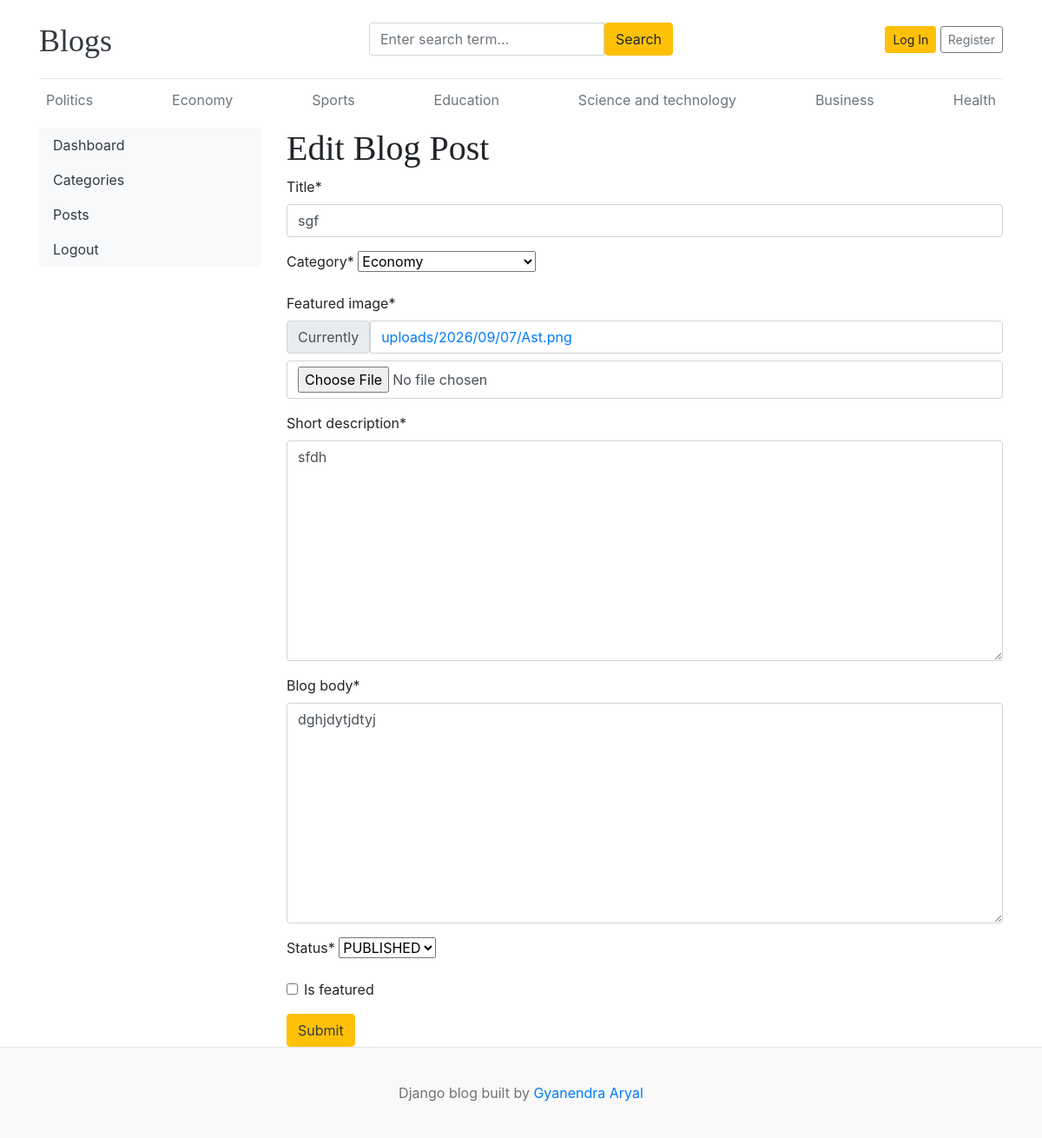
The page /dashboard/posts/edit/9/ on the database as committed earlier.
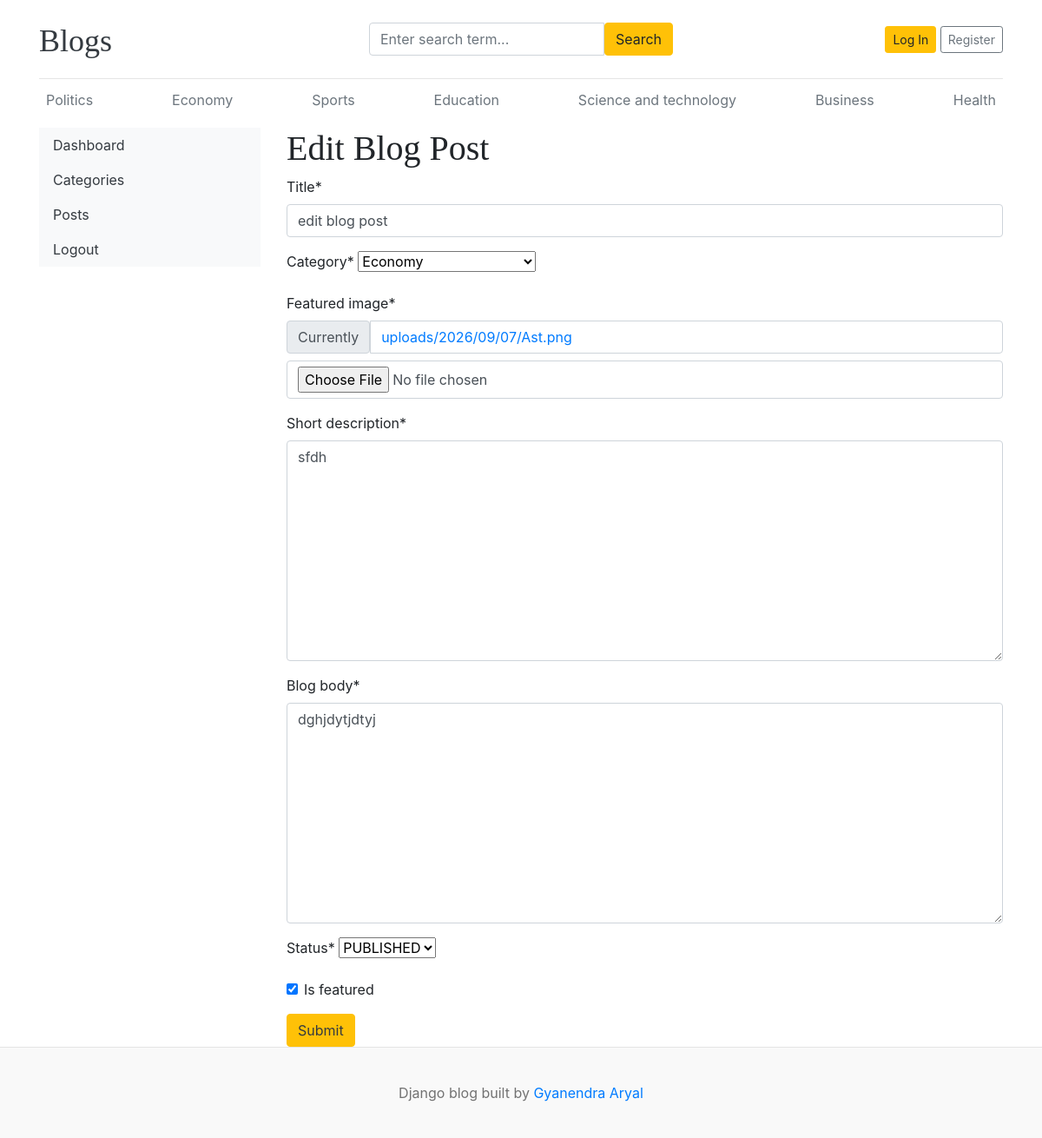
The same page on the database as committed later.
### blogs/models.py (models this page shows, shortened)
class Blog(models.Model):
    STATUS_CHOICES = [
        ("Draft", "DRAFT"),
        ("Published", "PUBLISHED"),
    ]
    id = models.BigAutoField(primary_key=True)
    title = models.CharField(max_length=100)
    slug = models.SlugField(max_length=150, unique=True, blank=True)
    category = models.ForeignKey(Category, on_delete=models.CASCADE)
    author = models.ForeignKey(User, on_delete=models.CASCADE)
    featured_image = models.ImageField(upload_to="uploads/%Y/%m/%d")
    short_description = models.TextField()
    blog_body = models.TextField()
    status = models.CharField(choices=STATUS_CHOICES, default="Draft", max_length=20)
    is_featured = models.BooleanField(default=False)
    created_at = models.DateTimeField(auto_now_add=True)
    updated_at = models.DateTimeField(auto_now=True)

### dashboards/views.py (the view, shortened to what this page needs)
# urls.py: path("posts/edit/<int:id>/", views.edit_post, name="edit_post"),
def edit_post(request, id):
    post = get_object_or_404(Blog, id=id)
    form = BlogPostForm(instance=post)
    context = {"form": form, "post": post}
    return render(request, "dashboard/edit_post.html", context)

### dashboards/forms.py
class BlogPostForm(forms.ModelForm):
    class Meta:
        model = Blog
        fields = (
            "title",
            "category",
            "featured_image",
            "short_description",
            "blog_body",
            "status",
            "is_featured",
        )

### blogs/context_processors.py (called while the page is built)
def get_categories(request):
    categories = Category.objects.all()
    return dict(categories=categories)

def get_social_links(request):
    social_links = SocialLink.objects.all()
    return dict(social_links=social_links)

### blogs/models.py (called while the page is built)
    def __str__(self):
        return self.category_name

### templates/dashboard/edit_post.html (shortened to what this page needs)
{% extends "base.html" %}
{% block content %}
{% load crispy_forms_tags%}
<div class="row">
  {% include "dashboard/sidebar.html" %} {% comment %} Right sidebar {% endcomment %}
  <div class="col-md-9">
    <h1>Edit Blog Post</h1>
    <form action="{% url "edit_post" post.id %}" method="POST" enctype="multipart/form-data">
        {{form | crispy}}
        <button class="btn btn-warning text-dark">Submit</button>
    </form>
  </div>
</div>
{% endblock content %}

Rows that differ between the two databases and show on the page:
changed Blog "Economy": title "sgf" → "edit blog post"; is_featured "☐" → "☑"
